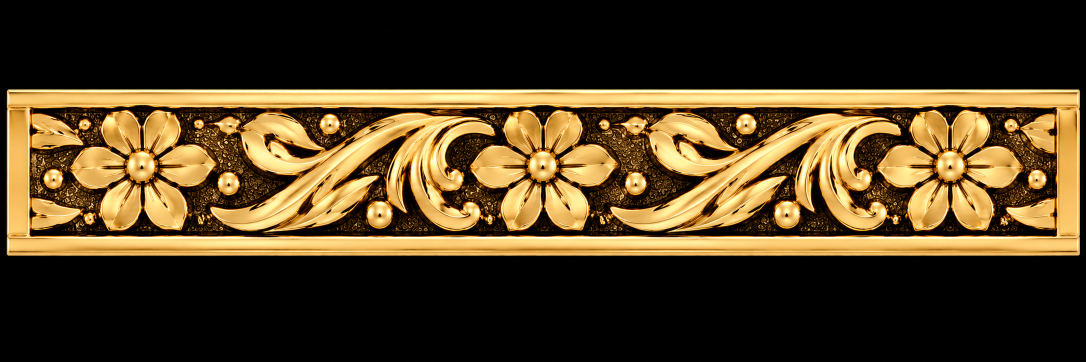
#> input picture reference/band_face.png, 2172 x 724 px, found by its file name (shown at 1/2 size)
$ python zoom.py
#> lines starting #> are read from the running program, lines starting #| are printed output that depends on the picture; after the words box and inside, x2 and y2 are one past the last pixel; in counts of white or black regions, pixels touching at a corner belong together
### legacy/tools/v2/common.py
"""Shared loader for v2 tools: ref tile (rc, BGR float), ref-gold mask R, map height H, map footprint M, hillshade HS, all in map space 1640x520.
Same cut as diff_v2.py / make_map_v2.py (ref rows 215..472, cols 70..2115, tile cols C0..C0+814, 40 px seam cross-fade)."""
import os, cv2, numpy as np
from scipy import ndimage as ndi
TW, TH, P, C0, SEAM = 1640, 520, 814, 608, 40
def load(mp='maps/v2/band_period_v2.png', T=.03, HI=150, LO=85, GROW=6):
#> called with mp = 'maps/v2/band_period_v2.png', T = 0.03, HI = 150, LO = 85, GROW = 6
    ref = cv2.imread('reference/band_face.png')[215:473, 70:2116]
    V = cv2.GaussianBlur(cv2.cvtColor(ref, cv2.COLOR_BGR2GRAY).astype(np.float32), (0, 0), 1.0)
    seed = ndi.binary_opening(V > HI, np.ones((3, 3))); cand = V > LO; g = seed.copy()
#> after `seed = ndi.binary_opening(V > HI, np.ones((3, 3)))`:
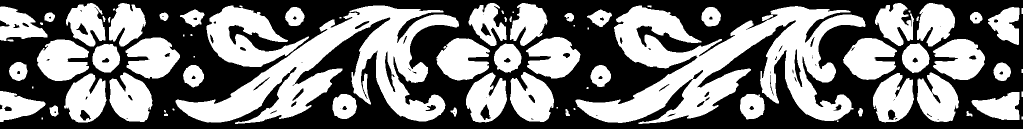
#> seed: shape (258, 2046) bool (shown at 1/2 size); 47.1% white; 81 white regions (20 under 20 px), largest, box (x1, y1, x2, y2) and area: (1151, 11, 1731, 248) 58604, (351, 11, 918, 248) 46660, (413, 11, 618, 134) 11972
#> after `cand = V > LO`: cand: shape (258, 2046) bool; 57% white; 109 black regions (57 under 20 px), largest, box (x1, y1, x2, y2) and area: (0, 0, 2044, 258) 217106, (1275, 53, 1399, 104) 1993, (458, 52, 572, 102) 1710
    for _ in range(GROW): g = ndi.binary_dilation(g, np.ones((3, 3))) & cand | seed
#> g: shape (258, 2046) bool; 54.8% white; 90 black regions (49 under 20 px), largest, box (x1, y1, x2, y2) and area: (0, 0, 2046, 258) 229451, (1275, 53, 1399, 104) 1993, (458, 52, 572, 102) 1713
    g = ndi.binary_opening(g, np.ones((3, 3)))
#> g: shape (258, 2046) bool; 54.7% white; 80 black regions (40 under 20 px), largest, box (x1, y1, x2, y2) and area: (0, 0, 2046, 258) 230485, (1275, 53, 1399, 104) 2000, (458, 52, 572, 102) 1716
    lab, n = ndi.label(g); ar = np.bincount(lab.ravel(), minlength=n + 1); g = np.isin(lab, [i for i in range(1, n + 1) if ar[i] >= 150])
#> after `lab, n = ndi.label(g)`:
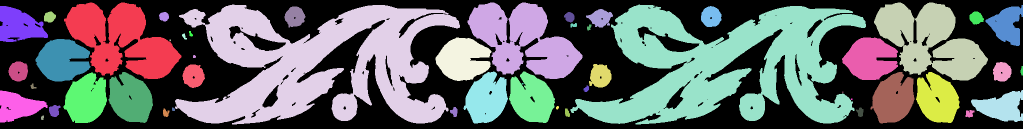
#> lab: shape (258, 2046) int32 (shown at 1/2 size); 51 distinct labels, from 0 to 50; one colour per label, 0 black
#> after `lab, n = ndi.label(g)`: n = 50
#> after `ar = np.bincount(lab.ravel(), minlength=n + 1)`: ar = 51 values, max 239208 at index 0, min 9 at index 22, mean 10350.4
#> after `g = np.isin(lab, [i for i in range(1, n + 1) if ar[i] >= 150])`: g: shape (258, 2046) bool; 54.5% white; 80 black regions (40 under 20 px), largest, box (x1, y1, x2, y2) and area: (0, 0, 2046, 258) 231466, (1275, 53, 1399, 104) 2000, (458, 52, 572, 102) 1716
    hl, hn = ndi.label(~g); ha = np.bincount(hl.ravel(), minlength=hn + 1); g |= np.isin(hl, [i for i in range(1, hn + 1) if ha[i] < 150])
#> after `hl, hn = ndi.label(~g)`:
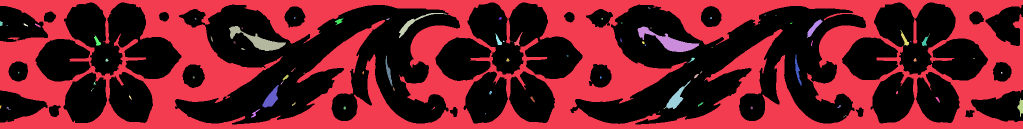
#> hl: shape (258, 2046) int32 (shown at 1/2 size); 108 distinct labels, from 0 to 107; one colour per label, 0 black
#> after `hl, hn = ndi.label(~g)`: hn = 107
#> after `ha = np.bincount(hl.ravel(), minlength=hn + 1)`: ha = 108 values, max 287679 at index 0, min 1 at index 18, mean 4887.7
#> after `g |= np.isin(hl, [i for i in range(1, hn + 1) if ha[i] < 150])`: g: shape (258, 2046) bool; 54.8% white; 11 black regions, largest, box (x1, y1, x2, y2) and area: (0, 0, 2046, 258) 231255, (1275, 53, 1399, 104) 2000, (458, 52, 572, 102) 1716
    def periodic(a):
        e = a[:, C0:C0 + P + SEAM].copy(); t = e[:, :P].copy(); al = (np.arange(SEAM) / SEAM)[None, :]
#> after `e = a[:, C0:C0 + P + SEAM].copy()`: e: shape (258, 854) float32; values 0 (black) and 1 (white), 54.6% white; 6 black regions, box (x1, y1, x2, y2) and area: (0, 0, 854, 258) 95889, (667, 53, 791, 104) 2000, (722, 161, 774, 218) 791, (802, 125, 854, 164) 589, (190, 26, 286, 76) 573, (163, 111, 177, 173) 277
#> after `t = e[:, :P].copy()`: t: shape (258, 814) float32; values 0 (black) and 1 (white), 54.8% white; 6 black regions, box (x1, y1, x2, y2) and area: (0, 0, 814, 258) 91286, (667, 53, 791, 104) 2000, (722, 161, 774, 218) 791, (190, 26, 286, 76) 573, (163, 111, 177, 173) 277, (802, 154, 814, 164) 73
        if a.ndim == 3: al = al[..., None]
        t[:, :SEAM] = (1 - al) * e[:, P:P + SEAM] + al * e[:, :SEAM]; return t
#> after `t[:, :SEAM] = (1 - al) * e[:, P:P + SEAM] + al * e[:, :SEAM]`: t: shape (258, 814) float32; min 0, max 1, mean 0.549
    rs = lambda a: cv2.resize(a, (TW, TH), interpolation=cv2.INTER_CUBIC)
    R = rs(periodic(g.astype(np.float32))) > .5
#> R: shape (520, 1640) bool; 55.1% white; 11 black regions (4 under 20 px), largest, box (x1, y1, x2, y2) and area: (0, 0, 1640, 520) 368040, (1344, 107, 1594, 210) 8164, (1455, 324, 1559, 439) 3218
    rc = rs(periodic(ref.astype(np.float32)))
#> in periodic (call 2), `t[:, :SEAM] = (1 - al) * e[:, P:P + SEAM] + al * e[:, :SEAM]`: t: shape (258, 814, 3) float32; mean of channels 0, 1, 2 57.8, 113.8, 149.4
    H = cv2.imread(mp, -1).astype(np.float32) / 65535
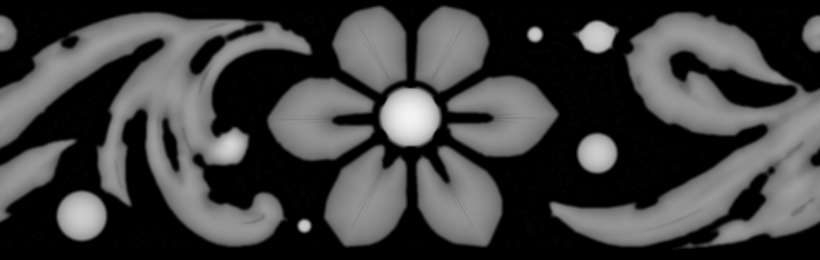
#> input picture maps/v2/band_period_v2.png, 1640 x 520 px, found by its file name (shown at 1/2 size)
#> H: shape (520, 1640) float32; min 0, max 0.95, mean 0.251
    hp = mp.replace('.png', '_hillshade.png')
    HS = cv2.imread(hp, 0) if os.path.exists(hp) else None
    return dict(rc=rc, R=R, H=H, M=H > T, HS=HS)
# [4 lines left out: function regions, not called in this run]

### tools/v2/zoom.py
"""T1 zoom compare sheet. usage: WIN=x,y,r [Z=4] [MAP=maps/v2/band_period_v2.png] python3 tools/v2/zoom.py out.png
Rows: ref crop | map hillshade | ref gold edge (green) vs map edge (magenta) on ref | |H - ref| none. All at Z x, same crop, labelled with map coords."""
import os, sys, cv2, numpy as np
sys.path.insert(0, os.path.dirname(__file__)); from common import *
out = sys.argv[1] if len(sys.argv) > 1 else '/mnt/user-data/outputs/zoom.png'
x, y, r = [float(v) for v in os.environ.get('WIN', '820,234,120').split(',')]; Z = int(os.environ.get('Z', 4))
d = load(os.environ.get('MAP', 'maps/v2/band_period_v2.png'))
#> d = 5 items
x0, y0, x1, y1 = max(0, int(x - r)), max(0, int(y - r)), min(TW, int(x + r)), min(TH, int(y + r))
c = lambda a: a[y0:y1, x0:x1]
big = lambda a, i=cv2.INTER_CUBIC: cv2.resize(a, None, fx=Z, fy=Z, interpolation=i)
ref = big(np.clip(c(d['rc']), 0, 255).astype(np.uint8))
#> ref: shape (960, 960, 3)
hs = d['HS'] if d['HS'] is not None else (np.clip(d['H'], 0, 1) * 255).astype(np.uint8)
hsb = cv2.cvtColor(big(c(hs)), cv2.COLOR_GRAY2BGR)
def edge(m): m = m.astype(np.uint8); return m - cv2.erode(m, np.ones((3, 3), np.uint8))
ov = ref.copy() // 2
for m, col in ((d['R'], (0, 255, 0)), (d['M'], (255, 0, 255))):
    e = big(c(edge(m)).astype(np.uint8), cv2.INTER_NEAREST) > 0; ov[e] = col
#> this loop made 2 passes
#> col on passes 1 to 2: (0, 255, 0), (255, 0, 255)
#> pass 1, `e = big(c(edge(m)).astype(np.uint8), cv2.INTER_NEAREST) > 0`:
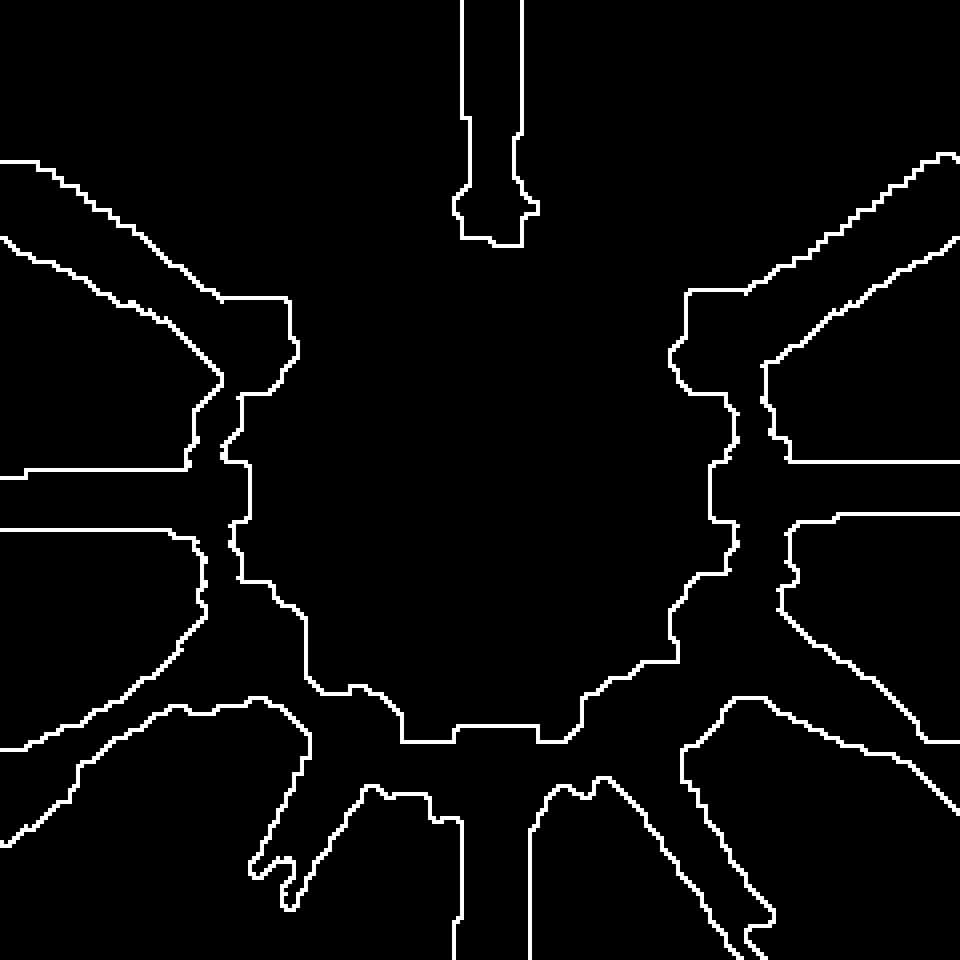
#> e: shape (960, 960) bool; 3.8% white; 9 white regions, largest, box (x1, y1, x2, y2) and area: (0, 152, 960, 744) 10496, (0, 696, 464, 960) 5440, (680, 696, 960, 960) 3184
#> after the loop:
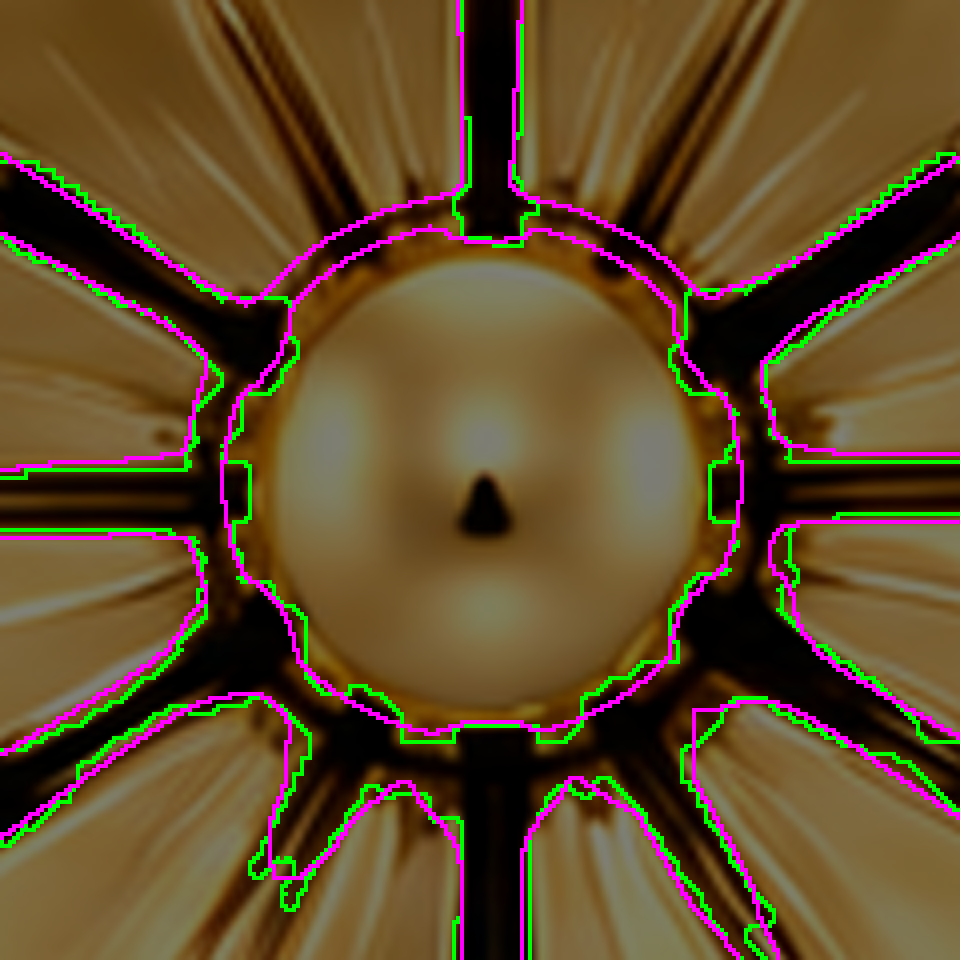
#> ov: shape (960, 960, 3); mean of channels 0, 1, 2 42.7, 74, 96.6; drawn as B, G, R
Ht = cv2.cvtColor(big((np.clip(c(d['H']) / max(d['H'].max(), 1e-6), 0, 1) * 255).astype(np.uint8)), cv2.COLOR_GRAY2BGR)
def lab(a, t): a = a.copy(); cv2.putText(a, t, (6, 20), cv2.FONT_HERSHEY_SIMPLEX, .6, (0, 255, 255), 2); return a
#> called with t = 'ref 700,114..940,354 x4'
sheet = np.vstack([np.hstack([lab(ref, 'ref %d,%d..%d,%d x%d' % (x0, y0, x1, y1, Z)), lab(hsb, 'map hillshade')]),
                   np.hstack([lab(ov, 'ref edge GREEN / map edge MAGENTA'), lab(Ht, 'map height')])])
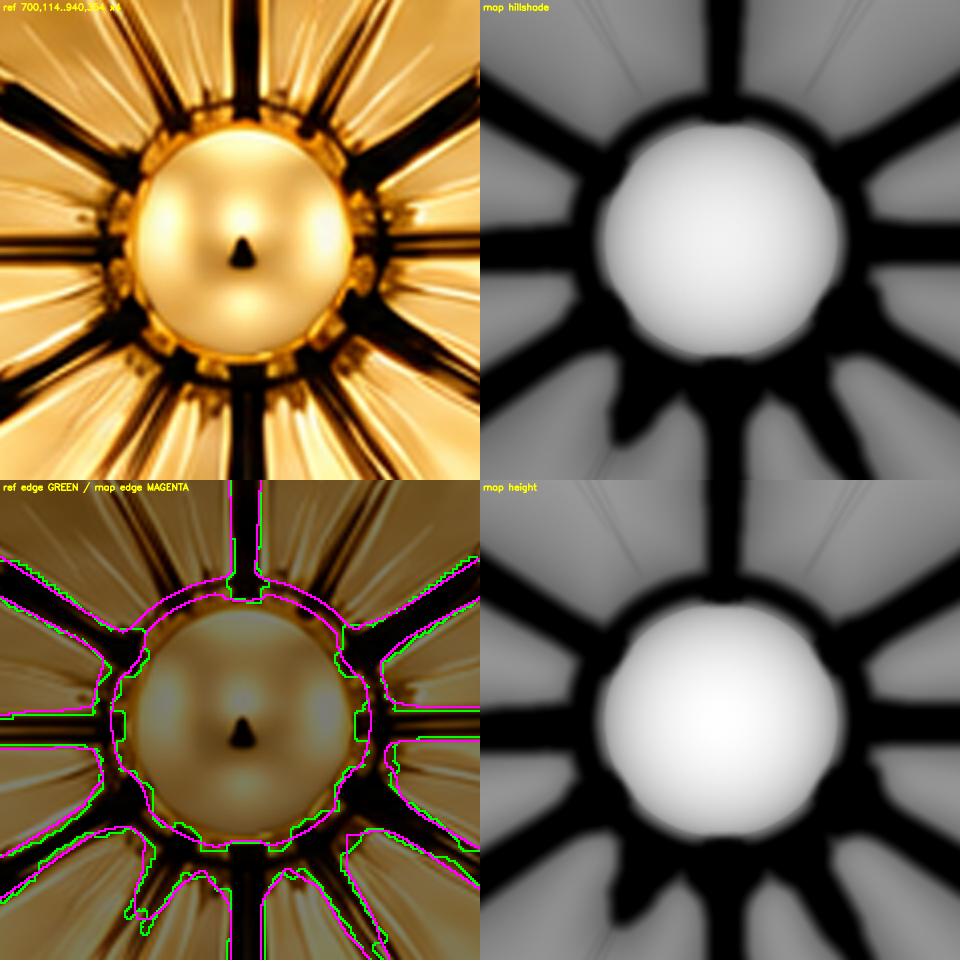
#> sheet: shape (1920, 1920, 3) (shown at 1/2 size); mean of channels 0, 1, 2 78.1, 104, 121; drawn as B, G, R
cv2.imwrite(out, sheet); print(out, sheet.shape)
#| /mnt/user-data/outputs/zoom.png (1920, 1920, 3)
